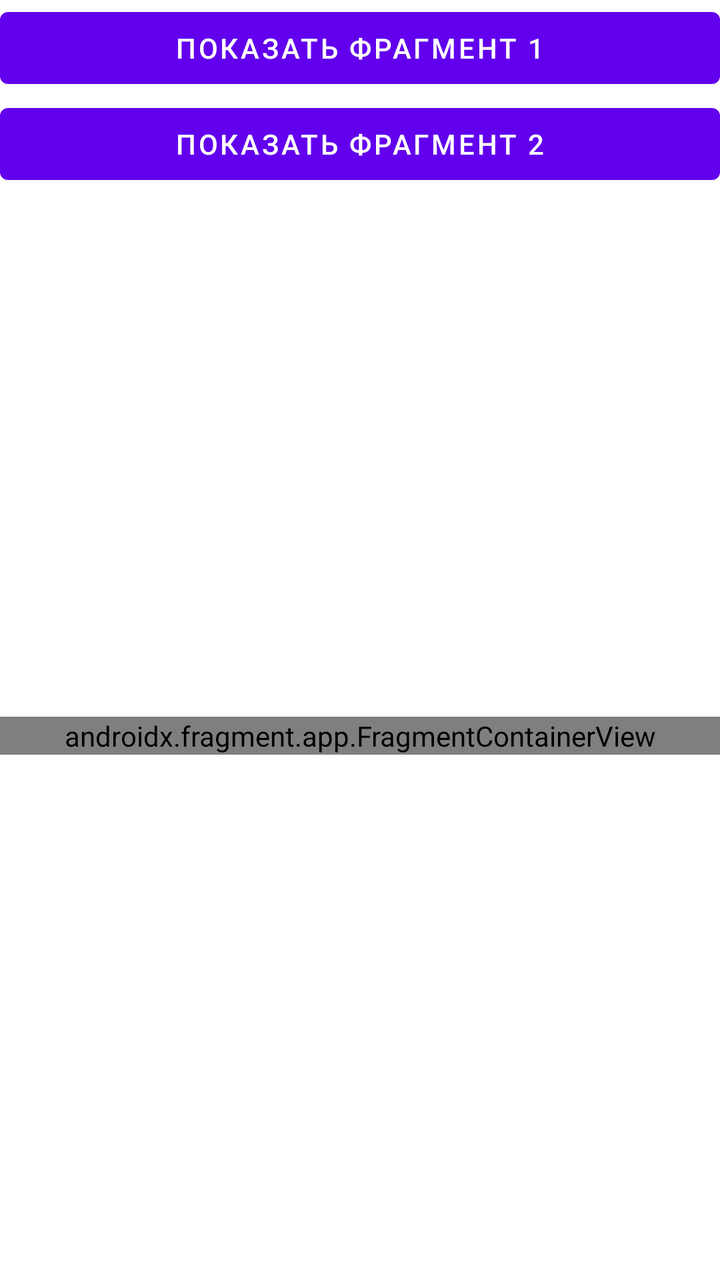
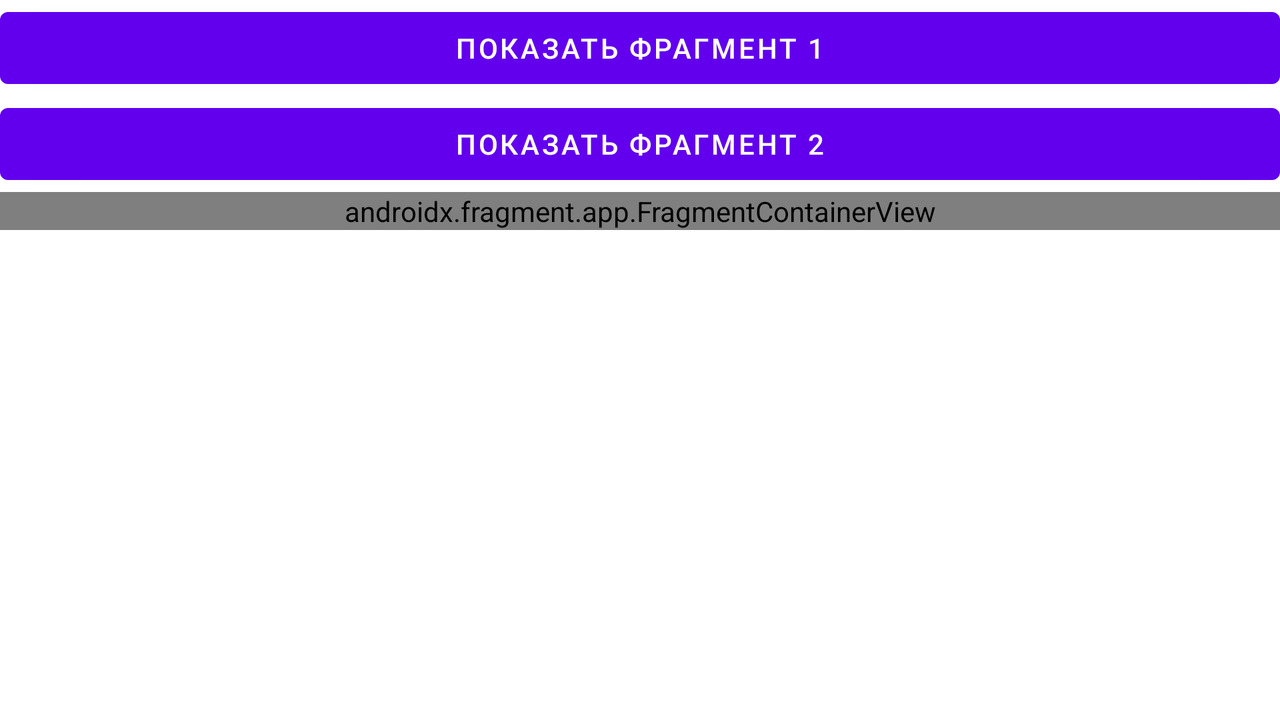

First picture: res/layout/ on a phone held upright. Second picture: the repository's own variant of that layout, on a device whose configuration matches the variant's folder. Source for both follows.
<!-- AndroidManifest.xml: application theme Theme.Fragments_app -->
<!-- res/layout/activity_main.xml -->
<?xml version="1.0" encoding="utf-8"?>
<LinearLayout xmlns:android="http://schemas.android.com/apk/res/android"
    xmlns:app="http://schemas.android.com/apk/res-auto"
    xmlns:tools="http://schemas.android.com/tools"
    android:layout_width="match_parent"
    android:layout_height="match_parent"
    android:orientation="vertical"
    tools:context=".MainActivity">

    <Button
        android:id="@+id/button"
        android:layout_width="match_parent"
        android:layout_height="wrap_content"
        android:text="показать фрагмент 1" />

    <Button
        android:id="@+id/button5"
        android:layout_width="match_parent"
        android:layout_height="wrap_content"
        android:text="показать фрагмент 2" />

    <Space
        android:layout_width="match_parent"
        android:layout_height="wrap_content"
        android:layout_weight="1" />

    <androidx.fragment.app.FragmentContainerView
        android:id="@+id/fragmentContainerView3"
        android:name="com.example.fragments_app.MyFragment"
        android:layout_width="match_parent"
        android:layout_height="wrap_content" />

    <Space
        android:layout_width="match_parent"
        android:layout_height="wrap_content"
        android:layout_weight="1" />

</LinearLayout>
<!-- resources referenced by this layout -->
<resources>
  <style name="Theme.Fragments_app" parent="Theme.MaterialComponents.DayNight.DarkActionBar">
          
          <item name="colorPrimary">@color/purple_500</item>
          <item name="colorPrimaryVariant">@color/purple_700</item>
          <item name="colorOnPrimary">@color/white</item>
          
          <item name="colorSecondary">@color/teal_200</item>
          <item name="colorSecondaryVariant">@color/teal_700</item>
          <item name="colorOnSecondary">@color/black</item>
          
          <item name="android:statusBarColor">?attr/colorPrimaryVariant</item>
          
      </style>
</resources>
<!-- res/layout-land/activity_main.xml (the repository's variant of the layout above) -->
<!-- drawn on the phone turned sideways -->
<?xml version="1.0" encoding="utf-8"?>
<LinearLayout xmlns:android="http://schemas.android.com/apk/res/android"
    xmlns:app="http://schemas.android.com/apk/res-auto"
    xmlns:tools="http://schemas.android.com/tools"
    android:layout_width="match_parent"
    android:layout_height="match_parent"
    android:orientation="vertical"
    tools:context=".MainActivity">

    <Button
        android:id="@+id/button"
        android:layout_width="match_parent"
        android:layout_height="wrap_content"
        android:text="показать фрагмент 1" />

    <Button
        android:id="@+id/button5"
        android:layout_width="match_parent"
        android:layout_height="wrap_content"
        android:text="показать фрагмент 2" />

    <androidx.fragment.app.FragmentContainerView
        android:id="@+id/fragmentContainerView3"
        android:name="com.example.fragments_app.MyFragment"
        android:layout_width="match_parent"
        android:layout_height="wrap_content" />

</LinearLayout>
